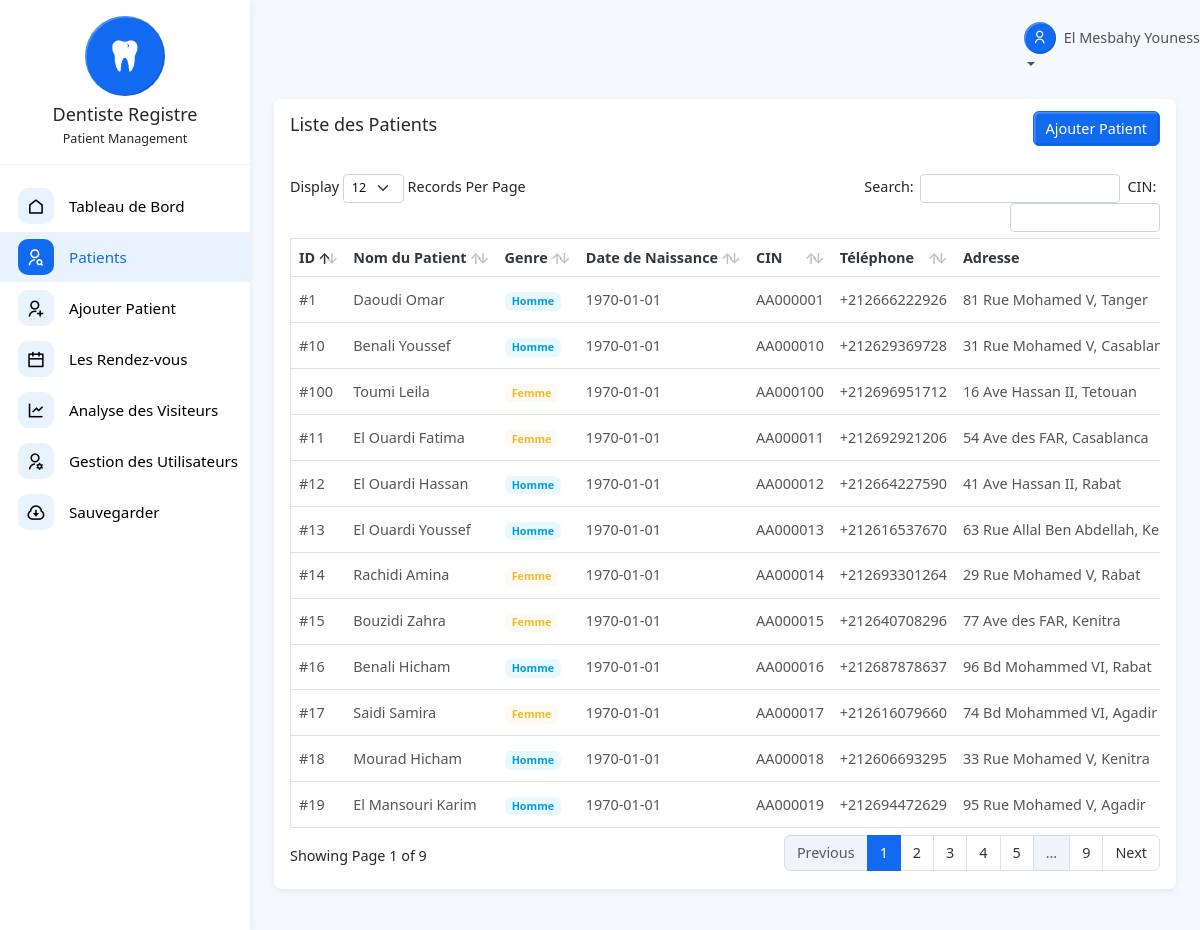
The page /patients-list.php (signed in) on the database its author committed.
### tables this page shows
CREATE TABLE `patients` (
  `id` int(11) NOT NULL,
  `user_id` int(11) DEFAULT NULL,
  `nom` varchar(45) NOT NULL,
  `prenom` varchar(45) NOT NULL,
  `genre` enum('M','F') NOT NULL,
  `cin` varchar(100) NOT NULL COMMENT 'Chiffré',
  `telephone` varchar(20) NOT NULL,
  `date_naissance` date NOT NULL,
  `adresse` text NOT NULL,
  `remarque` text DEFAULT NULL,
  `created_at` datetime DEFAULT current_timestamp()
);

### includes/auth/auth.php (called while the page is built, shortened)
<?php
function isLoggedIn() {
    return isset($_SESSION['user_id']);
}
function hasRole($role) {
    if ($_SESSION['user_role'] === 'admin') {
        return true;
    }
    return $_SESSION['user_role'] === $role;
}
?>

### includes/utils/error_handler.php (the view, shortened to what this page needs)
<?php
function h($text, $echo = true) {
    $sanitized = htmlspecialchars($text ?? '', ENT_QUOTES | ENT_HTML5, 'UTF-8');
    if ($echo) {
        echo $sanitized;
        return;
    }
    return $sanitized;
}
?>

### patients-list.php (shortened to what this page needs)
<?php
include "connection.php";
include "includes/auth/auth.php";
include "includes/utils/error_handler.php";
?>
<div class="row gx-3">
  <div class="col-sm-12">
    <div class="card">
      <div class="card-header d-flex align-items-center justify-content-between">
        <h5 class="card-title">Liste des Patients</h5>
        <a href="add-patient.php" class="btn btn-primary ms-auto">Ajouter Patient</a>
      </div>
      <div class="card-body">
        <div class="table-responsive">
          <table id="basicExample" class="table truncate m-0 align-middle">
            <thead>
              <tr>
                <th>ID</th>
                <th>Nom du Patient</th>
                <th>Genre</th>
                <th>Date de Naissance</th>
                <th>CIN</th>
                <th>Téléphone</th>
                <th>Adresse</th>
              </tr>
            </thead>
            <tbody>
              <?php
              if (hasRole('admin')) {
                $query = "SELECT p.*, u.email as user_email FROM patients p
                          LEFT JOIN users u ON p.user_id = u.id
                          ORDER BY p.id DESC";
                $stmt = $conn->prepare($query);
                if (!$stmt) {
                  logError("Erreur de préparation de requête patients (admin): " . $conn->error, __FILE__, __LINE__);
                  echo '<div class="alert alert-danger">Une erreur est survenue lors du chargement des patients</div>';
                } else if (!$stmt->execute()) {
                  logError("Erreur d'exécution de requête patients (admin): " . $stmt->error, __FILE__, __LINE__);
                  echo '<div class="alert alert-danger">Une erreur est survenue lors du chargement des patients</div>';
                }
              }
              $result = $stmt->get_result();
              if (mysqli_num_rows($result) > 0) {
                while ($row = mysqli_fetch_assoc($result)) {
                  $genderClass = ($row['genre'] == 'M') ? 'bg-info-subtle text-info' : 'bg-warning-subtle text-warning';
                  $genderText = ($row['genre'] == 'M') ? 'Homme' : 'Femme';
              ?>
              <tr>
                <td>#<?php h($row['id']); ?></td>
                <td>
                </td>
                <td><span class="badge <?php echo $genderClass; ?>"><?php h($genderText); ?></span></td>
                <td><?php h($row['date_naissance']); ?></td>
                <td><?php h($row['cin']); ?></td>
                <td><?php h($row['telephone']); ?></td>
                <td><?php h($row['adresse']); ?></td>
              </tr>
              <?php
                }
              } else {
              ?>
              <tr>
                <td colspan="9" class="text-center">Aucun patient trouvé</td>
              </tr>
              <?php
              }
              ?>
            </tbody>
          </table>
        </div>
      </div>
    </div>
  </div>
</div>
<?php
include "layout.php";
?>

### rows shown on the page
patients: id "100 Toumi Leila Femme 1970-01-01 AA000100 +212696951712 16 Ave Hassan II, Tetouan"
patients: id "19 El Mansouri Karim Homme 1970-01-01 AA000019 +212694472629 95 Rue Mohamed V, Agadir"
patients: id "18 Mourad Hicham Homme 1970-01-01 AA000018 +212606693295 33 Rue Mohamed V, Kenitra"
patients: id "17 Saidi Samira Femme 1970-01-01 AA000017 +212616079660 74 Bd Mohammed VI, Agadir"
patients: id "16 Benali Hicham Homme 1970-01-01 AA000016 +212687878637 96 Bd Mohammed VI, Rabat"
patients: id "15 Bouzidi Zahra Femme 1970-01-01 AA000015 +212640708296 77 Ave des FAR, Kenitra"
patients: id "14 Rachidi Amina Femme 1970-01-01 AA000014 +212693301264 29 Rue Mohamed V, Rabat"
patients: id "13 El Ouardi Youssef Homme 1970-01-01 AA000013 +212616537670 63 Rue Allal Ben Abdellah,…"
patients: id "12 El Ouardi Hassan Homme 1970-01-01 AA000012 +212664227590 41 Ave Hassan II, Rabat"
patients: id "11 El Ouardi Fatima Femme 1970-01-01 AA000011 +212692921206 54 Ave des FAR, Casablanca"
patients: id "10 Benali Youssef Homme 1970-01-01 AA000010 +212629369728 31 Rue Mohamed V,…"
patients: id "1 Daoudi Omar Homme 1970-01-01 AA000001 +212666222926 81 Rue Mohamed V, Tanger"

### other values the page prints
$_SESSION['user_prenom'] . ' ' . $_SESSION['user_nom'] "El Mesbahy Youness"
